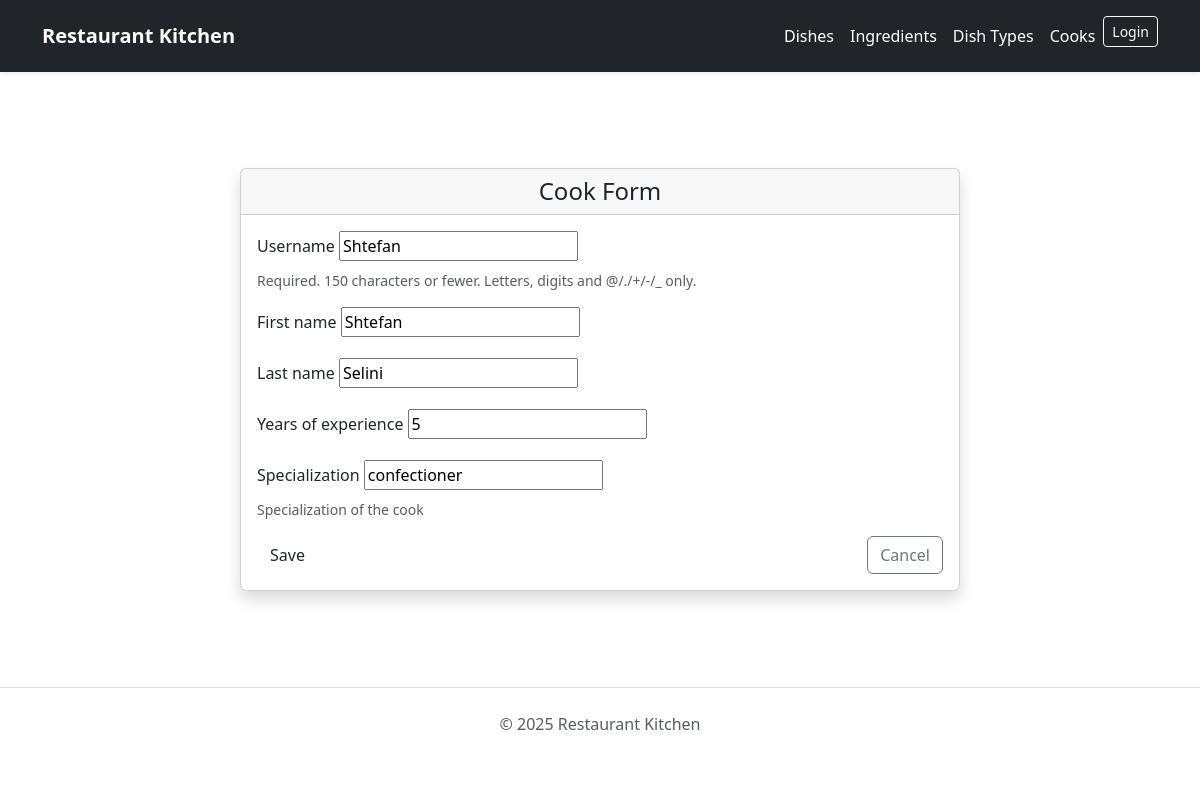
Page /cooks/4/update/ on the committed database.
### menu/models.py (models this page shows, shortened)
class Cook(AbstractUser):
    years_of_experience = models.PositiveIntegerField(default=0)
    specialization = models.CharField(
        max_length=255,
        blank=True,
        help_text="Specialization of the cook",
    )
    class Meta:
        verbose_name = "Cook"
        verbose_name_plural = "Cooks"
        ordering = ("-years_of_experience",)

### menu/views.py (the view)
# urls.py: path("cooks/<int:pk>/update/", views.CookUpdateView.as_view(), name="cook-update"),
class CookUpdateView(generic.UpdateView):
    model = Cook
    fields = ["username", "first_name", "last_name", "years_of_experience", "specialization"]
    success_url = reverse_lazy("menu:cook-list")
    template_name = "forms/cook_form.html"

### templates/forms/cook_form.html (shortened to what this page needs)
{% extends "base.html" %}
{% block content %}
<div class="container py-5 mt-4">
  <div class="row justify-content-center">
    <div class="col-md-8">
      <div class="card shadow border-radius-xl">
        <div class="card-header bg-gradient-dark text-dark text-center">
          <h4 class="mb-0">Cook Form</h4>
        </div>
        <div class="card-body">
          <form method="post" novalidate>
            {% for field in form %}
              <div class="mb-3">
                <label for="{{ field.id_for_label }}" class="form-label">{{ field.label }}</label>
                {{ field }}
                {% if field.help_text %}
                  <div class="form-text">{{ field.help_text }}</div>
                {% endif %}
              </div>
            {% endfor %}
            <div class="d-flex justify-content-between">
              <button type="submit" class="btn bg-gradient-success">Save</button>
              <a href="{% url 'menu:cook-list' %}" class="btn btn-outline-secondary">Cancel</a>
            </div>
          </form>
        </div>
      </div>
    </div>
  </div>
</div>
{% endblock %}

### rows in the picture
Cook: form "Shtefan" "Shtefan" "Selini" "5" "confectioner"

### other values in the picture
{{ field.label }} "Username" "First name" "Last name" "Years of experience" "Specialization"
{{ field.help_text }} "Required. 150 characters or fewer. Letters, digits and @/./+/-/_ only." "Specialization of the cook"
